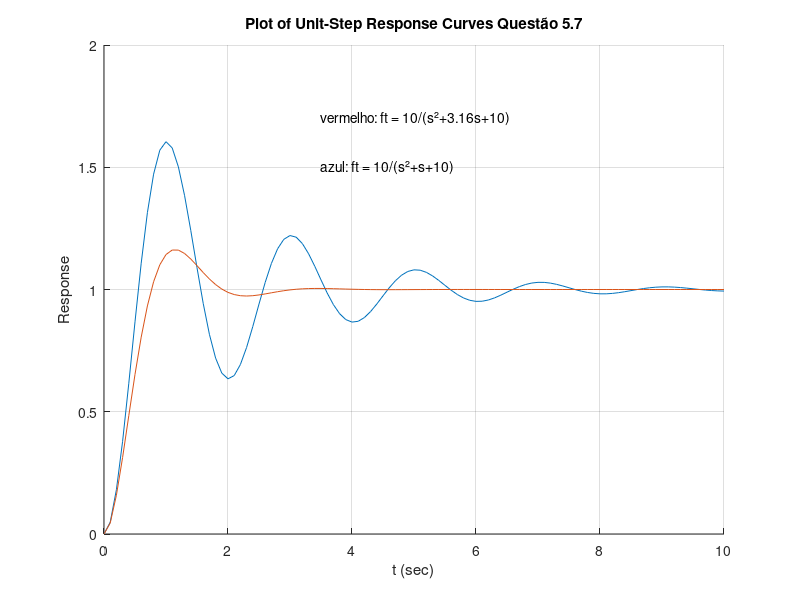

This figure's MATLAB source:
close all
pkg load control;
t = 0:0.1:10;
zeta = [1 3.16];
hold on
for n = 1:2;
    num = [10];
    den = [1 zeta(n) 10];
    f = tf(num, den)
    [y,x,tz] = step(f,t);
    
    plot(t,y)
end

grid
title('Plot of Unit-Step Response Curves Questão 5.7')
xlabel('t (sec)')
ylabel('Response')

text(3.5, 1.5, 'azul: ft = 10/(s²+s+10)')
text(3.5, 1.7, 'vermelho: ft = 10/(s²+3.16s+10)')
hold off